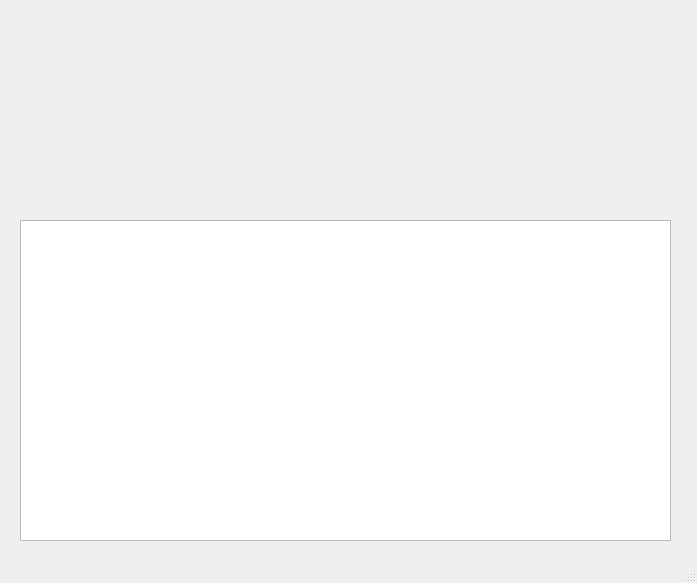
<?xml version="1.0" encoding="UTF-8"?>
<ui version="4.0">
 <class>MainWindow</class>
 <widget class="QMainWindow" name="MainWindow">
  <property name="geometry">
   <rect>
    <x>0</x>
    <y>0</y>
    <width>697</width>
    <height>583</height>
   </rect>
  </property>
  <property name="windowTitle">
   <string>MainWindow</string>
  </property>
  <widget class="QWidget" name="centralwidget">
   <widget class="QGraphicsView" name="graphicsView">
    <property name="geometry">
     <rect>
      <x>20</x>
      <y>220</y>
      <width>651</width>
      <height>321</height>
     </rect>
    </property>
   </widget>
  </widget>
  <widget class="QMenuBar" name="menubar">
   <property name="geometry">
    <rect>
     <x>0</x>
     <y>0</y>
     <width>697</width>
     <height>20</height>
    </rect>
   </property>
  </widget>
  <widget class="QStatusBar" name="statusbar"/>
 </widget>
 <resources/>
 <connections/>
</ui>
